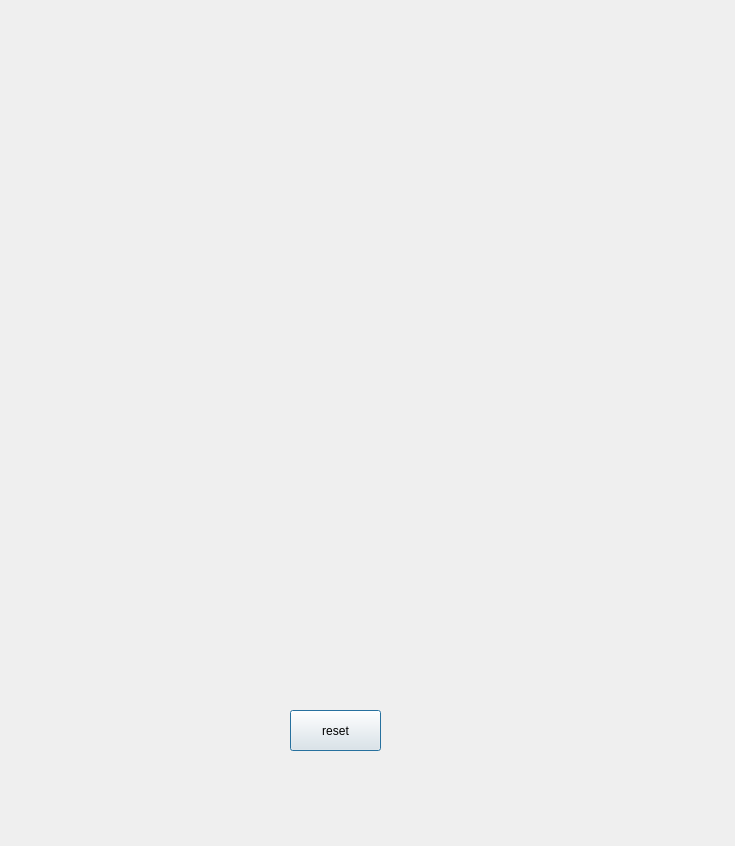
<?xml version="1.0" encoding="UTF-8"?>
<ui version="4.0">
 <class>Dialog</class>
 <widget class="QDialog" name="Dialog">
  <property name="geometry">
   <rect>
    <x>0</x>
    <y>0</y>
    <width>735</width>
    <height>846</height>
   </rect>
  </property>
  <property name="windowTitle">
   <string>Dialog</string>
  </property>
  <widget class="QPushButton" name="pb">
   <property name="geometry">
    <rect>
     <x>290</x>
     <y>710</y>
     <width>91</width>
     <height>41</height>
    </rect>
   </property>
   <property name="toolTip">
    <string>asd</string>
   </property>
   <property name="whatsThis">
    <string>asdf</string>
   </property>
   <property name="text">
    <string>reset</string>
   </property>
  </widget>
 </widget>
 <resources/>
 <connections/>
</ui>
